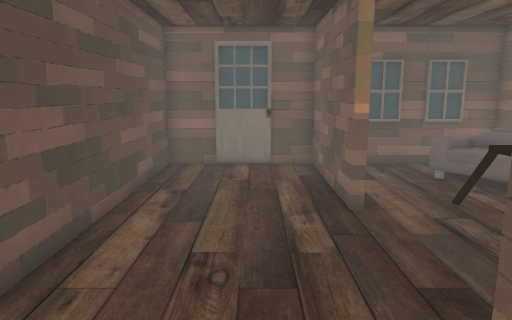
View 1 (above)

16 first-person views from a walk through a scene from a Unity 3-D project. The camera is 1.5 m above the floor, tilts 10° down and sees 70° across. The floor is counted in squares, 0.5 m on a side. Each view is taken from the middle of a square. On the plan, view 1 faces up. The plan holds only what a view shows up to about 20 squares ahead; the rest is blank. The player character is not drawn. Some surface patterns are stand-ins.

View 2
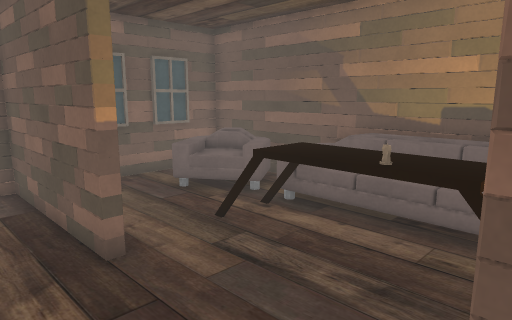

View 3
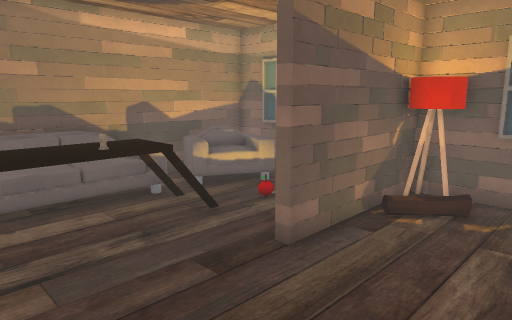

View 4
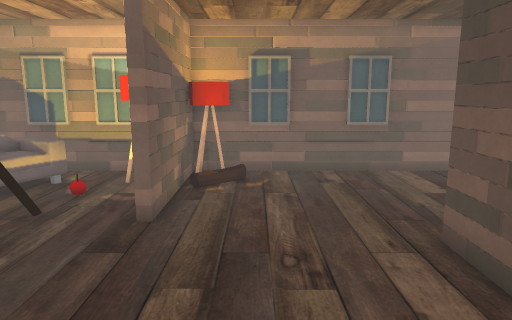

View 5
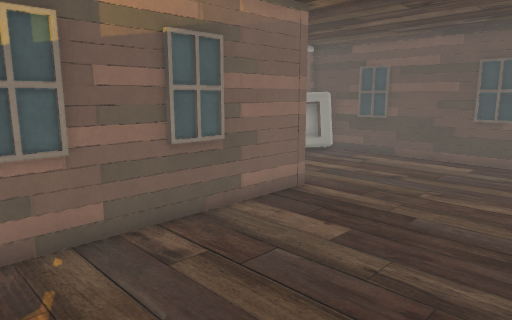

View 6
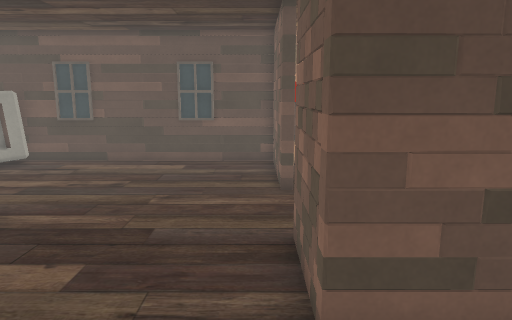

View 7
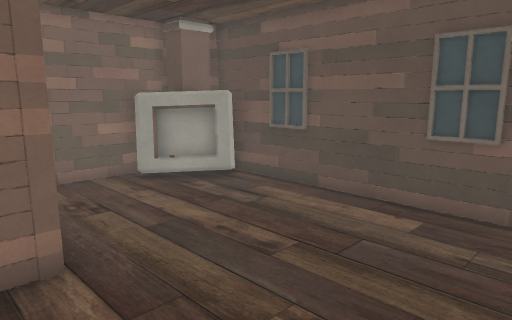

View 8
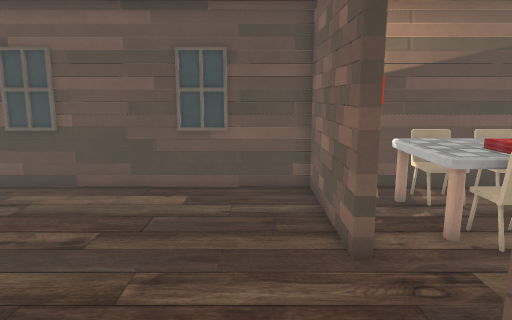

View 9
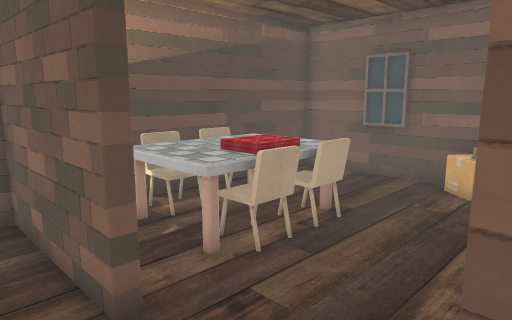

View 10
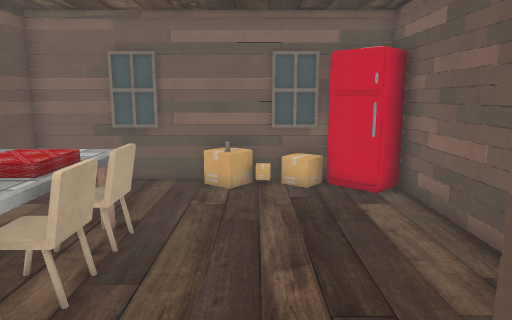

View 11
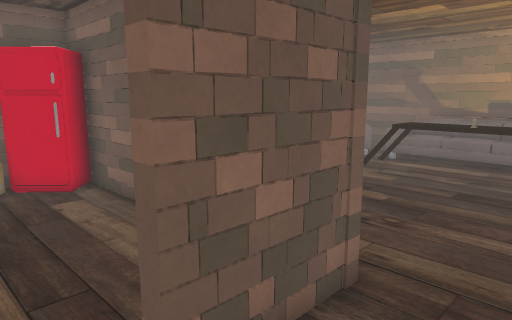

View 12
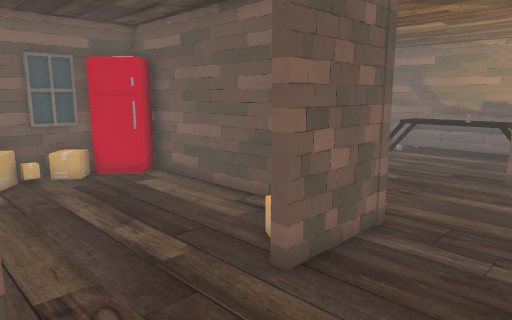

View 13
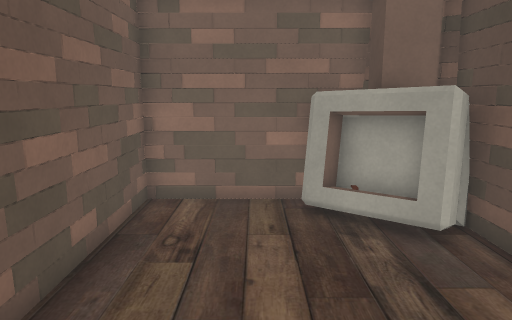

View 14
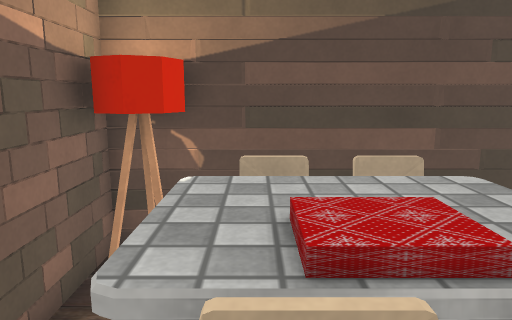

View 15
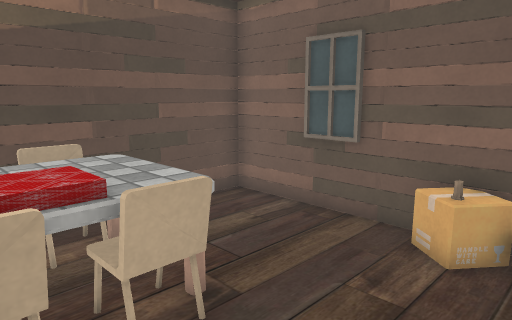

View 16
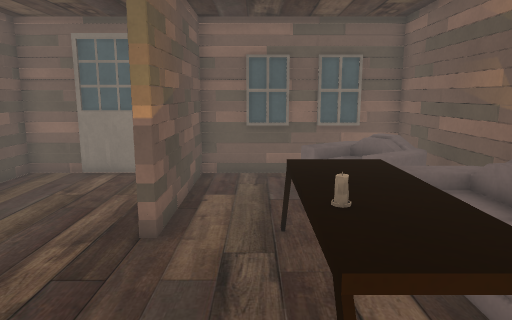

### Floor plan
Points are (right, up) in squares from view 1. A wall is a line through its corners. A room is listed if a view was taken in it or the views show most of it. See-through windows are left out.
Room 1 (views 1, 2, 3, 4, 5, 6, 7, 8, 9, 10, 11, 12, 13, 16)
walls: (-3.8, 6.5) (-4, 6.1); (-4.8, -2.7) (-2, -2.7); (2.7, 10.2) (2.3, 10.7); (-11.4, 5.2) (-11.4, 4.8) (-16.9, 4.8) (-16.9, -8); (-8.9, -2.5) (2.5, -2.5) (2.5, 3.6); (4.9, -2.5) (10.5, -2.5) (10.5, 2.6); (-0.6, 15.9) (-2.3, 16.1); (1.6, 16.1) (0.5, 15.9); (10.5, 10.4) (10.5, 11.5); (10.5, 13.4) (10.5, 16) (2.9, 16) (2.9, 9.4) (2.5, 9.4) (2.5, 16) (-3.9, 16) (-3.9, 4.8) (-7.4, 4.8) (-7.4, 5.2); (9.3, 16.1) (8.2, 15.9); (-13.5, -9.4) (-8.8, -9.4) (-8.8, -3.1)
low walls: (5.1, -2.7) (6.8, -2.7); (-0.3, 16.1) (-1.6, 15.9)
ways out: opening at (-9.5, 5) to room 2
objects: other object (-16, -9) to (-13, -6); lamp (1, -2) to (2, -1); log (1, -1); lamp (4, -2) to (5, 0); apple (5, 1); other object (6, 4) to (7, 9); candle (6, 6); armchair (7, -1) to (9, 2); armchair (7, 12) to (10, 14); sofa (8, 3) to (10, 10)
Room 2 (views 14, 15)
walls: (-4.2, 12.5) (-4.4, 13.1); (-6.3, 16) (-16.9, 16) (-16.9, 5.2) (-13.6, 5.2); (-4.3, 8) (-4.3, 14.9)
low walls: (-12.8, 16.1) (-13.9, 15.8)
ways out: opening at (-9.5, 5) to room 1
objects: lamp (-16, 6) to (-15, 7); chair (-16, 8) to (-16, 11); table (-15, 7) to (-12, 11); chair (-12, 8) to (-12, 11); box (-11, 15) to (-9, 16); candle (-10, 15); fridge (-6, 14) to (-5, 15)

Positions as (right, up) in squares from view 1, and headings:
1: (0, 0), facing up
2: (0, 3), facing up-right
3: (-2, 9), facing down-right
4: (0, 12), facing down
5: (1, 5), facing down-left
6: (0, 4), facing left
7: (-7, 4), facing down-left
8: (-5, 3), facing left
9: (-7, 3), facing up-left
10: (-9, 3), facing up
11: (-9, 2), facing up-right
12: (-12, 1), facing up-right
13: (-12, 1), facing down
14: (-10, 8), facing left
15: (-8, 8), facing up-left
16: (5, 2), facing up
